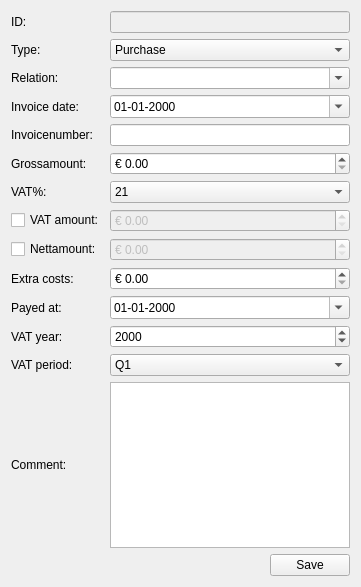
<?xml version="1.0" encoding="UTF-8"?>
<ui version="4.0">
 <class>NewInvoiceDlg</class>
 <widget class="QDialog" name="NewInvoiceDlg">
  <property name="geometry">
   <rect>
    <x>0</x>
    <y>0</y>
    <width>361</width>
    <height>587</height>
   </rect>
  </property>
  <property name="windowTitle">
   <string>New invoice</string>
  </property>
  <property name="windowIcon">
   <iconset resource="../Resources/Icons.qrc">
    <normaloff>:/Icons/document-new.png</normaloff>:/Icons/document-new.png</iconset>
  </property>
  <layout class="QGridLayout" name="gridLayout_2">
   <item row="0" column="0" colspan="2">
    <layout class="QGridLayout" name="gridLayout">
     <item row="1" column="0">
      <widget class="QLabel" name="label_2">
       <property name="text">
        <string>Type:</string>
       </property>
      </widget>
     </item>
     <item row="1" column="1">
      <widget class="QComboBox" name="TypeBox">
       <property name="frame">
        <bool>true</bool>
       </property>
       <item>
        <property name="text">
         <string>Purchase</string>
        </property>
       </item>
       <item>
        <property name="text">
         <string>Sale</string>
        </property>
       </item>
       <item>
        <property name="text">
         <string>Cash purchase</string>
        </property>
       </item>
       <item>
        <property name="text">
         <string>Cash sale</string>
        </property>
       </item>
       <item>
        <property name="text">
         <string>Save withdrawal</string>
        </property>
       </item>
       <item>
        <property name="text">
         <string>Save deposit</string>
        </property>
       </item>
       <item>
        <property name="text">
         <string>Cash withdrawal</string>
        </property>
       </item>
       <item>
        <property name="text">
         <string>Cash deposit</string>
        </property>
       </item>
      </widget>
     </item>
     <item row="2" column="0">
      <widget class="QLabel" name="label">
       <property name="text">
        <string>Relation:</string>
       </property>
      </widget>
     </item>
     <item row="3" column="0">
      <widget class="QLabel" name="label_3">
       <property name="text">
        <string>Invoice date:</string>
       </property>
      </widget>
     </item>
     <item row="3" column="1">
      <widget class="QDateEdit" name="InvoiceDateEdit">
       <property name="displayFormat">
        <string>dd-MM-yyyy</string>
       </property>
       <property name="calendarPopup">
        <bool>true</bool>
       </property>
      </widget>
     </item>
     <item row="4" column="0">
      <widget class="QLabel" name="label_4">
       <property name="text">
        <string>Invoicenumber:</string>
       </property>
      </widget>
     </item>
     <item row="4" column="1">
      <widget class="QLineEdit" name="InvoiceNumberEdit">
       <property name="maxLength">
        <number>100</number>
       </property>
      </widget>
     </item>
     <item row="5" column="0">
      <widget class="QLabel" name="label_5">
       <property name="text">
        <string>Grossamount:</string>
       </property>
      </widget>
     </item>
     <item row="5" column="1">
      <widget class="QDoubleSpinBox" name="GrossamountSpin">
       <property name="prefix">
        <string>€ </string>
       </property>
       <property name="maximum">
        <double>1000000.000000000000000</double>
       </property>
      </widget>
     </item>
     <item row="6" column="0">
      <widget class="QLabel" name="label_6">
       <property name="text">
        <string>VAT%:</string>
       </property>
      </widget>
     </item>
     <item row="6" column="1">
      <widget class="QComboBox" name="VATBox">
       <property name="editable">
        <bool>false</bool>
       </property>
       <item>
        <property name="text">
         <string>21</string>
        </property>
       </item>
       <item>
        <property name="text">
         <string>6</string>
        </property>
       </item>
       <item>
        <property name="text">
         <string>0</string>
        </property>
       </item>
      </widget>
     </item>
     <item row="9" column="0">
      <widget class="QLabel" name="label_9">
       <property name="text">
        <string>Extra costs:</string>
       </property>
      </widget>
     </item>
     <item row="9" column="1">
      <widget class="QDoubleSpinBox" name="ExtraCostSpin">
       <property name="prefix">
        <string>€ </string>
       </property>
       <property name="maximum">
        <double>1000000.000000000000000</double>
       </property>
      </widget>
     </item>
     <item row="10" column="0">
      <widget class="QLabel" name="label_7">
       <property name="text">
        <string>Payed at:</string>
       </property>
      </widget>
     </item>
     <item row="10" column="1">
      <widget class="QDateEdit" name="PayedDateEdit">
       <property name="displayFormat">
        <string>dd-MM-yyyy</string>
       </property>
       <property name="calendarPopup">
        <bool>true</bool>
       </property>
      </widget>
     </item>
     <item row="13" column="0">
      <widget class="QLabel" name="label_8">
       <property name="text">
        <string>Comment:</string>
       </property>
      </widget>
     </item>
     <item row="13" column="1">
      <widget class="QTextEdit" name="CommentEdit">
       <property name="tabChangesFocus">
        <bool>true</bool>
       </property>
      </widget>
     </item>
     <item row="2" column="1">
      <widget class="QComboBox" name="RelationBox">
       <property name="editable">
        <bool>true</bool>
       </property>
      </widget>
     </item>
     <item row="0" column="0">
      <widget class="QLabel" name="label_10">
       <property name="text">
        <string>ID:</string>
       </property>
      </widget>
     </item>
     <item row="0" column="1">
      <widget class="QLineEdit" name="IDEdit">
       <property name="enabled">
        <bool>false</bool>
       </property>
      </widget>
     </item>
     <item row="7" column="0">
      <widget class="QCheckBox" name="VATCheck">
       <property name="minimumSize">
        <size>
         <width>0</width>
         <height>20</height>
        </size>
       </property>
       <property name="text">
        <string>VAT amount:</string>
       </property>
      </widget>
     </item>
     <item row="8" column="0">
      <widget class="QCheckBox" name="NettCheck">
       <property name="text">
        <string>Nettamount:</string>
       </property>
      </widget>
     </item>
     <item row="8" column="1">
      <widget class="QDoubleSpinBox" name="NettamountSpin">
       <property name="enabled">
        <bool>false</bool>
       </property>
       <property name="prefix">
        <string>€ </string>
       </property>
       <property name="maximum">
        <double>1000000.000000000000000</double>
       </property>
      </widget>
     </item>
     <item row="7" column="1">
      <widget class="QDoubleSpinBox" name="VATamountSpin">
       <property name="enabled">
        <bool>false</bool>
       </property>
       <property name="prefix">
        <string>€ </string>
       </property>
       <property name="maximum">
        <double>1000000.000000000000000</double>
       </property>
      </widget>
     </item>
     <item row="11" column="0">
      <widget class="QLabel" name="label_11">
       <property name="text">
        <string>VAT year:</string>
       </property>
      </widget>
     </item>
     <item row="12" column="0">
      <widget class="QLabel" name="label_12">
       <property name="text">
        <string>VAT period:</string>
       </property>
      </widget>
     </item>
     <item row="12" column="1">
      <widget class="QComboBox" name="VATPeriodBox">
       <item>
        <property name="text">
         <string>Q1</string>
        </property>
       </item>
       <item>
        <property name="text">
         <string>Q2</string>
        </property>
       </item>
       <item>
        <property name="text">
         <string>Q3</string>
        </property>
       </item>
       <item>
        <property name="text">
         <string>Q4</string>
        </property>
       </item>
      </widget>
     </item>
     <item row="11" column="1">
      <widget class="QDateEdit" name="VATYearEdit">
       <property name="displayFormat">
        <string>yyyy</string>
       </property>
       <property name="calendarPopup">
        <bool>false</bool>
       </property>
      </widget>
     </item>
    </layout>
   </item>
   <item row="1" column="0">
    <spacer name="horizontalSpacer">
     <property name="orientation">
      <enum>Qt::Horizontal</enum>
     </property>
     <property name="sizeHint" stdset="0">
      <size>
       <width>257</width>
       <height>20</height>
      </size>
     </property>
    </spacer>
   </item>
   <item row="1" column="1">
    <widget class="QPushButton" name="SaveButton">
     <property name="text">
      <string>Save</string>
     </property>
     <property name="autoDefault">
      <bool>false</bool>
     </property>
    </widget>
   </item>
  </layout>
 </widget>
 <tabstops>
  <tabstop>TypeBox</tabstop>
  <tabstop>RelationBox</tabstop>
  <tabstop>InvoiceDateEdit</tabstop>
  <tabstop>InvoiceNumberEdit</tabstop>
  <tabstop>GrossamountSpin</tabstop>
  <tabstop>VATBox</tabstop>
  <tabstop>VATCheck</tabstop>
  <tabstop>VATamountSpin</tabstop>
  <tabstop>NettCheck</tabstop>
  <tabstop>NettamountSpin</tabstop>
  <tabstop>ExtraCostSpin</tabstop>
  <tabstop>PayedDateEdit</tabstop>
  <tabstop>CommentEdit</tabstop>
  <tabstop>SaveButton</tabstop>
  <tabstop>IDEdit</tabstop>
 </tabstops>
 <resources>
  <include location="../Resources/Icons.qrc"/>
 </resources>
 <connections/>
</ui>
